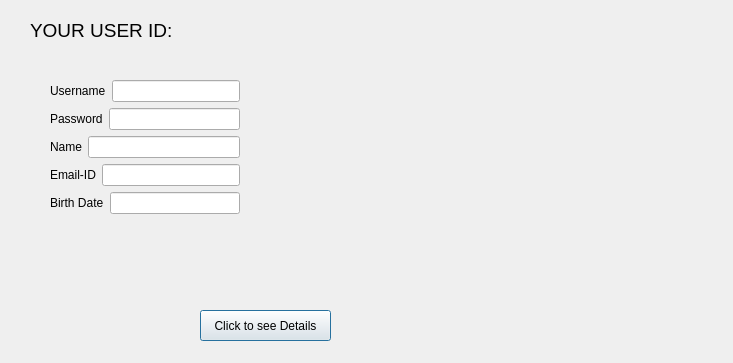
<?xml version="1.0" encoding="UTF-8"?>
<ui version="4.0">
 <class>thirdDialog</class>
 <widget class="QDialog" name="thirdDialog">
  <property name="geometry">
   <rect>
    <x>0</x>
    <y>0</y>
    <width>733</width>
    <height>363</height>
   </rect>
  </property>
  <property name="windowTitle">
   <string>Dialog</string>
  </property>
  <widget class="QLabel" name="label">
   <property name="geometry">
    <rect>
     <x>30</x>
     <y>20</y>
     <width>361</width>
     <height>21</height>
    </rect>
   </property>
   <property name="font">
    <font>
     <pointsize>14</pointsize>
    </font>
   </property>
   <property name="text">
    <string>YOUR USER ID:</string>
   </property>
  </widget>
  <widget class="QPushButton" name="pushButton">
   <property name="geometry">
    <rect>
     <x>200</x>
     <y>310</y>
     <width>131</width>
     <height>31</height>
    </rect>
   </property>
   <property name="text">
    <string>Click to see Details</string>
   </property>
  </widget>
  <widget class="QWidget" name="">
   <property name="geometry">
    <rect>
     <x>50</x>
     <y>80</y>
     <width>190</width>
     <height>136</height>
    </rect>
   </property>
   <layout class="QVBoxLayout" name="verticalLayout">
    <item>
     <layout class="QHBoxLayout" name="horizontalLayout">
      <item>
       <widget class="QLabel" name="label_2">
        <property name="text">
         <string>Username</string>
        </property>
       </widget>
      </item>
      <item>
       <widget class="QLineEdit" name="lineEdit"/>
      </item>
     </layout>
    </item>
    <item>
     <layout class="QHBoxLayout" name="horizontalLayout_2">
      <item>
       <widget class="QLabel" name="label_3">
        <property name="text">
         <string>Password</string>
        </property>
       </widget>
      </item>
      <item>
       <widget class="QLineEdit" name="lineEdit_2"/>
      </item>
     </layout>
    </item>
    <item>
     <layout class="QHBoxLayout" name="horizontalLayout_3">
      <item>
       <widget class="QLabel" name="label_4">
        <property name="text">
         <string>Name</string>
        </property>
       </widget>
      </item>
      <item>
       <widget class="QLineEdit" name="lineEdit_3"/>
      </item>
     </layout>
    </item>
    <item>
     <layout class="QHBoxLayout" name="horizontalLayout_4">
      <item>
       <widget class="QLabel" name="label_5">
        <property name="text">
         <string>Email-ID</string>
        </property>
       </widget>
      </item>
      <item>
       <widget class="QLineEdit" name="lineEdit_4"/>
      </item>
     </layout>
    </item>
    <item>
     <layout class="QHBoxLayout" name="horizontalLayout_5">
      <item>
       <widget class="QLabel" name="label_6">
        <property name="text">
         <string>Birth Date</string>
        </property>
       </widget>
      </item>
      <item>
       <widget class="QLineEdit" name="lineEdit_5"/>
      </item>
     </layout>
    </item>
   </layout>
  </widget>
 </widget>
 <resources/>
 <connections/>
</ui>
